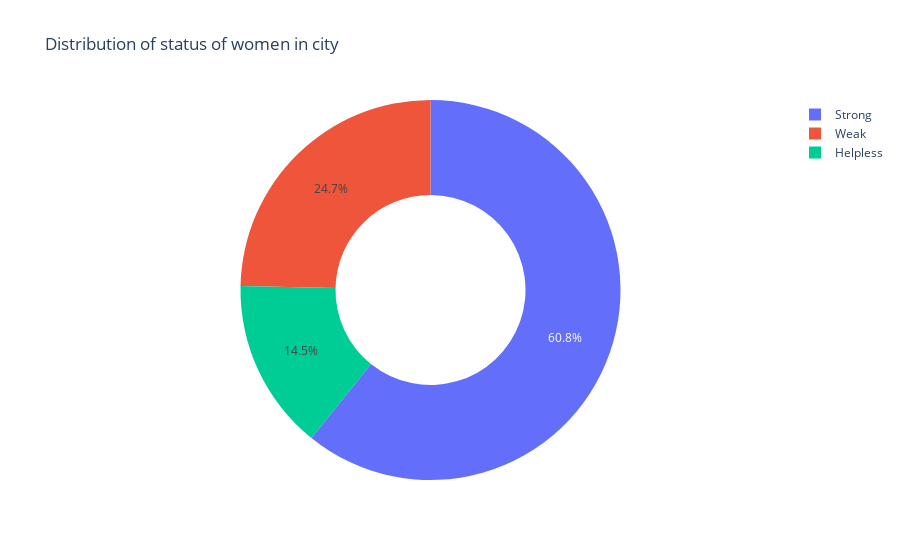

The cell this chart's notebook holds for it:
### Code cell
import pandas as pd
import matplotlib.pyplot as plt
import plotly.graph_objects as go

# Extracting labels and values from the DataFrame
labels = ['Strong','Weak','Helpless']
values = ['234','95','56']

# Using Matplotlib
fig, ax = plt.subplots()

# Plotting the outer circle (pie chart)
ax.pie(values, labels=labels, autopct='%1.1f%%')

# Drawing a white circle in the middle to create the doughnut effect
centre_circle = plt.Circle((0,0),0.70,fc='white')
fig = plt.gcf()
fig.gca().add_artist(centre_circle)

# Equal aspect ratio ensures that pie is drawn as a circle
ax.axis('equal')  

plt.title('Distribution of status of women in city')
plt.show()

# Using Plotly
fig = go.Figure(data=[go.Pie(labels=labels, values=values, hole=.5)])
fig.update_layout(title_text="Distribution of status of women in city")
fig.show()

### Figure 1 — Plotly figure (JSON) as saved in the notebook; plotly's stock layout.template omitted (floating-point values rounded to 4 significant figures)
{"data": [{"hole": 0.5, "labels": ["Strong", "Weak", "Helpless"], "type": "pie", "values": ["234", "95", "56"]}], "layout": {"title": {"text": "Distribution of status of women in city"}}}
